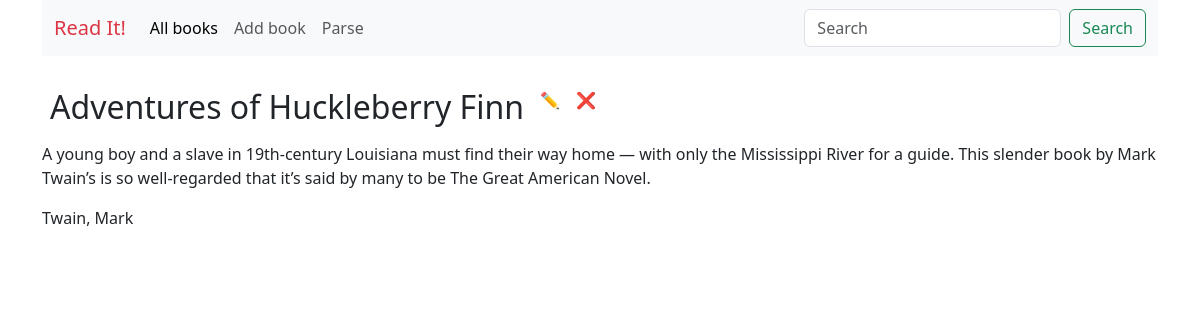
Page /book/2/ on the earlier database version.
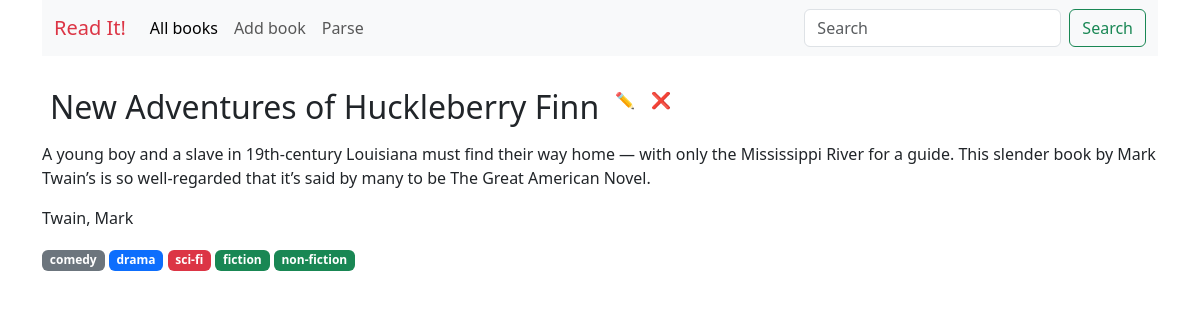
Same page on the later database version.
### book/models.py (models this page shows, shortened)
class Book(models.Model):
    title = models.CharField(max_length=255)
    author = models.ForeignKey('Author', on_delete=models.SET_NULL, null=True)
    description = models.TextField()
    created_date = models.DateField(auto_now_add=True)
    updated_date = models.DateField(auto_now=True)
    image = models.ImageField(upload_to="", null=True, blank=True)
    genre = models.ManyToManyField(Genre, blank=True)
    rating = models.ForeignKey(Rating, on_delete=models.SET_NULL, null=True)

class Author(models.Model):
    first_name = models.CharField(max_length=100)
    last_name = models.CharField(max_length=100)
    date_of_birth = models.DateField(null=True, blank=True)
    date_of_death = models.DateField('Died', null=True, blank=True)
    def __str__(self):
        return f'{self.last_name}, {self.first_name}'

class Genre(models.Model):
    name = models.CharField(max_length=50)
    def __str__(self):
        return self.name

### book/views.py (the view)
# urls.py: path('book/<int:id>/', views.BookDetailView.as_view(), name="book"),
class BookDetailView(generic.DetailView):
    template_name = "book/book_detail.html"
    def get_object(self, **kwargs):
        book_id = self.kwargs.get('id')
        return get_object_or_404(models.Book, id=book_id)
    def get_context_data(self, **kwargs):
        context = super().get_context_data(**kwargs)
        genres = models.Genre.objects.all()
        context['badge_classes'] = ["bg-success", "bg-primary", "bg-secondary", "bg-danger"]
        context['genres'] = genres
        return context

### book/templates/book/book_detail.html (shortened to what this page needs)
{% extends 'main.html' %}
{% block content %}
<div class="container-md">
   <div>
      <div class="d-flex">
         <div class="p-2">
            <h2>{{ object.title }}</h2>
         </div>
         <a href="/books/{{ object.id }}/update/" class="p-2 text-decoration-none">✏</a>
         <a href="/books/{{ object.id }}/delete/" class="p-2 text-decoration-none">❌</a>
      </div>
      <p>{{ object.description }}</p>
      <p>{{ object.author }}</p>
      {% if object.genre %}
      {% for genre in object.genre.all %}
      <a href="#" class="badge {{ badge_classes|random }} text-decoration-none">{{genre}}</a>
      {% endfor %}
      {% endif%}
   </div>
</div>
{% endblock content %}

Differences in the rows shown:
changed Book "Twain, Mark": title "Adventures of Huckleberry Finn" → "New Adventures of Huckleberry Finn"
added Genre: name "comedy"
added Genre: name "drama"
added Genre: name "sci-fi"
added Genre: name "fiction"
added Genre: name "non-fiction"
